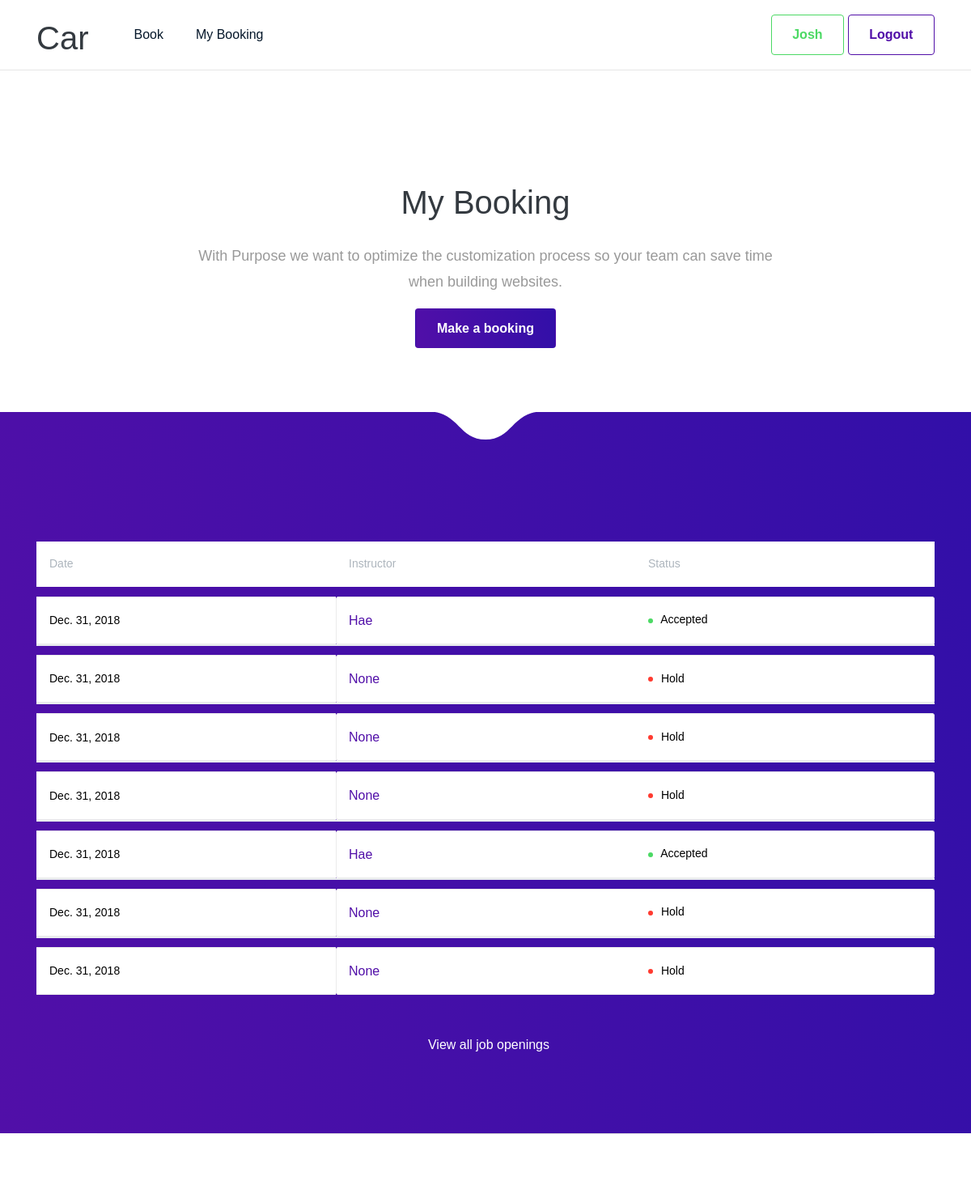
/my_leasson/ (signed in, upper part), run on an earlier commit of the app's database.
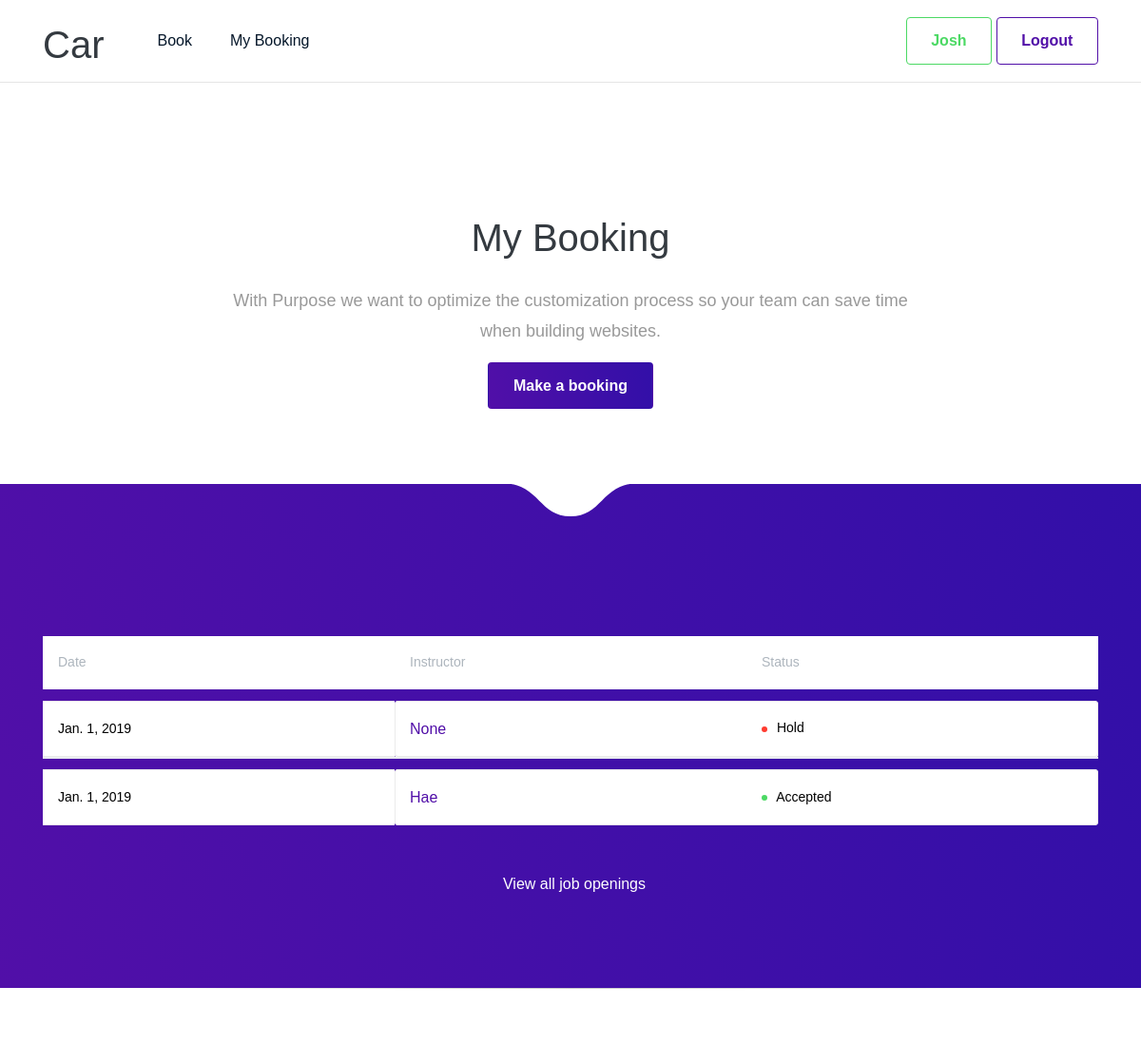
And on a later commit of the database.
### leasson/models.py (models this page shows, shortened)
class Lesson(models.Model):
	SERVICE_TYPE = (
        ('Manual', 'Manual'),
        ('Auto', 'Auto'),
    )
	name = models.ForeignKey(Profile, on_delete=models.CASCADE, default=1)
	slug = models.SlugField(max_length=140, unique=True, null = False, blank = True)
	service_type = models.CharField(max_length=10, choices=SERVICE_TYPE, default='Auto')
	duration = models.PositiveIntegerField( default=1)
	date = models.DateField(default = timezone.now)
	time = models.TimeField(default = timezone.now)
	instructor = models.ForeignKey(Profile, on_delete=models.CASCADE, null=True, blank=True, related_name ='instructor')
	def get_absolute_url(self):
		return reverse('leasson:leassondeatil', args=[
												 self.id
			])
	class Meta:
		ordering = ("-date", "time")

### accounts/models.py (models this page shows, shortened)
class Profile(models.Model):
    GROUP_TYPE = (
        ('Learner', 'Learner'),
        ('Instructor', 'Instructor'),
    )
    user = models.OneToOneField(User, on_delete=models.CASCADE)
    grouptype = models.CharField(max_length=10, choices=GROUP_TYPE, default='Learner')
    def create_user_profile(sender, instance, created, **kwargs):
        if created:
            Profile.objects.create(user=instance)
    post_save.connect(create_user_profile, sender=User)
    def __str__(self):
        return self.user.username

### leasson/views.py (the view)
# urls.py: url(r'^my_leasson/', views.my_leasson, name='my_leasson'),
@login_required
def my_leasson(request):
    UserPost = Lesson.objects.filter(name_id=request.user.profile).order_by("-date", "-time")
    return render(request, 'leasson/MyLeasson.html', {'UserPost':UserPost, })

### leasson/templates/leasson/MyLeasson.html (shortened to what this page needs)
{% extends "base.html" %}
{% load crispy_forms_tags %}
{% block content %}
<section class="slice slice-xl pb-md">
            <div class="container pt-lg-lg">
                <div class="row row-grid justify-content-center">
                    <div class="col-lg-8 text-center">
                        <h2 class="heading h1 mb-4"> My Booking </h2>
                        <p class="lead lh-180">With Purpose we want to optimize the customization process so your team can save time when building websites.</p>
                         <a href="{% url 'leasson:createleasson'%}"><button type="submit" class="btn bg-gradient-primary text-white"  style="    margin-bottom: 15px;">Make a booking</button></a>
                    </div>
                </div>
            </div>
        </section>
<section class="slice slice-lg bg-gradient-primary">
            <span class="tongue tongue-top"></span>
            <div class="container">
               <table class="table table-hover table-cards align-items-center">
    <thead>
        <tr>
            <th scope="col">Date</th>
            <th scope="col">Instructor</th>
            <th scope="col">Status</th>
        </tr>
    </thead>
    {% for object in UserPost %}
    <tbody>
        <tr class="table-divider"></tr>
        <tr class="bg-white">
             <td class="h5 font-weight-normal ">{{ object.date}}</td>
             <th scope="row">
                <div class="media align-items-center">
                    <a href="{{ object.get_absolute_url}}">
                  {{ object.instructor}}
               </a>
                </div>
            </th>
                </div>
            {% if object.instructor is Null %}
            <td class=" badge-dot mr-4">
    <i class="bg-red"></i> Hold</td>
            {%else%}
          <td class=" badge-dot mr-4">
    <i class="bg-green"></i> Accepted</td>
           {%endif%}
        </tr>
{%endfor %}
    </tbody>
                        <div class="text-center mt-5">
                            <a href="#" class="text-white">View all job openings</a>
                        </div>
        </section>
<section class="slice slice-lg delimiter-top">
        </section>
{% endblock %}

What changed in the data, as far as the page shows it:
removed Lesson: date "Dec. 31, 2018", instructor "Hae", shows "Accepted"
removed Lesson: date "Dec. 31, 2018", instructor "None", shows "Hold"
removed Lesson: date "Dec. 31, 2018", instructor "None", shows "Hold"
removed Lesson: date "Dec. 31, 2018", instructor "None", shows "Hold"
removed Lesson: date "Dec. 31, 2018", instructor "Hae", shows "Accepted"
removed Lesson: date "Dec. 31, 2018", instructor "None", shows "Hold"
removed Lesson: date "Dec. 31, 2018", instructor "None", shows "Hold"
added Lesson: date "Jan. 1, 2019", instructor "None", shows "Hold"
added Lesson: date "Jan. 1, 2019", instructor "Hae", shows "Accepted"
